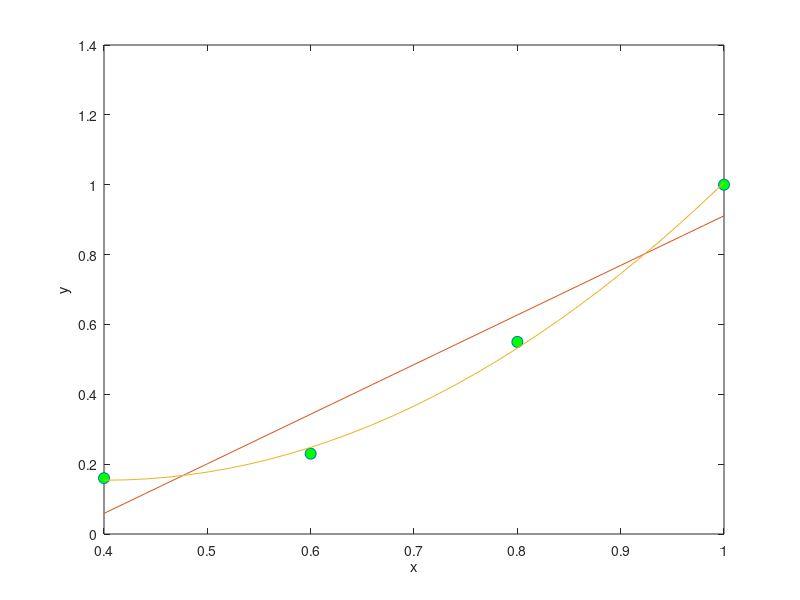

Here is the MATLAB script that generated this plot: (Note: this script raises an error after producing the figure.)
% MATLAB Tutorial 3 Answers
% MATLABTutorial3Ans.m

%% QRQ 1 a
ar = zeros(2, 4)

%% QRQ 1 b
ar(1, :) = [1, 3, 5, 7]

%% QRQ 1 c
3 * ar

%% QRQ 1 d
sqrt(ar)

%% QRQ 1 e
ar = ar + 2

%% QRQ 2 a
br = zeros(2, 4)

%% QRQ 2 b
br(:, 1) = [1; 1]
% or
br(:,1) = 1

%% QRQ 2 c
br(1, 3) = 5

%% QRQ 2 d
ar

%% QRQ 2 e
ar + br

%% QRQ 2 f
ar .* br

%% QRQ 2 g
sqr = @(x) x .* x;

%% QRQ 2 h
sqr(ar)

%% QRQ 2 i
sum(sum(sqr(ar)))

%% QRQ 3
xLst = 1:9
gLst = 3 * sqrt(xLst)
pairsLst = [xLst; gLst]'

%% QRQ 4 a
x = 0.1:0.1:6;
plot(x, log(x .* x))
xlabel('x')
ylabel('y')

%% QRQ 4 b
axis([0 6 -2 4])

%% QRQ 4 c
axis equal

%% QRQ 5
clear('f');
f = @(x) x .* x;
clear('g');
g = @(x) f(x) + 1;
x = -3:0.1:3;
plot(x, f(x), 'k', x, g(x), 'k', x, 3*x + 2, 'g')

%% QRQ 6
plot(x, f(x), '-k', x, g(x), '.k', x, 3*x + 2, '-.k')

%% QRQ 7
plot(x, f(x), 'k', 'LineWidth', 1)
hold on
plot(x, g(x), 'k', 'LineWidth', 2)
plot(x, 3*x + 2, 'k', 'LineWidth', 4)
hold off

%% QRQ 8 a
xLst = [0.4 0.6 0.8 1.0];
yLst = [0.16 0.23 0.55 1.0];
plot(xLst, yLst, 'o', 'MarkerSize', 8, 'MarkerFaceColor', 'g')
xlabel('x')
ylabel('y')

%% QRQ 8 b
curveFit = polyfit(xLst, yLst, 1)

%% QRQ 8 c
hold on
x = 0.4:0.02:1.0;
polyValues = polyval(curveFit, x);
plot(x, polyValues)

%% QRQ 8 d
curveFit2 = polyfit(xLst, yLst, 2)

%% QRQ 8 e
polyValues2 = polyval(curveFit2, x);
plot(x, polyValues2)

%% QRQ 8 f
hold off

%% QRQ 9
syms x y u v
subs(u + 7*v, {u, v}, {2.^x, log(y)})

% or
syms x y u v
s1 = subs(u + 7*v, u, 2.^x)
subs(s1, v, log(y))

%% QRQ 10
lst = load('BoxBODEM.dat')

%% QRQ 11 a
x = 0.01:0.1:4;
plot(x, exp(x), x, log(x))
xlabel('x')
ylabel('y')

%% QRQ 11 b
log10(7)

